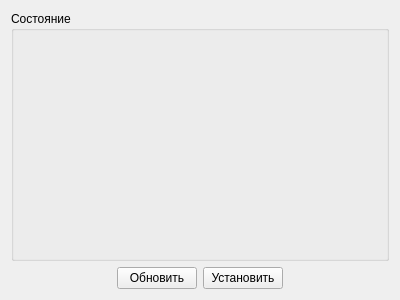
<?xml version="1.0" encoding="UTF-8"?>
<ui version="4.0">
 <class>MainTabForm</class>
 <widget class="QWidget" name="MainTabForm">
  <property name="geometry">
   <rect>
    <x>0</x>
    <y>0</y>
    <width>400</width>
    <height>300</height>
   </rect>
  </property>
  <property name="windowTitle">
   <string>Form</string>
  </property>
  <layout class="QVBoxLayout" name="verticalLayout">
   <item>
    <widget class="QGroupBox" name="groupBox">
     <property name="sizePolicy">
      <sizepolicy hsizetype="Preferred" vsizetype="Preferred">
       <horstretch>0</horstretch>
       <verstretch>1</verstretch>
      </sizepolicy>
     </property>
     <property name="title">
      <string>Состояние</string>
     </property>
     <layout class="QGridLayout" name="stateLayout"/>
    </widget>
   </item>
   <item>
    <layout class="QHBoxLayout" name="horizontalLayout">
     <item>
      <spacer name="horizontalSpacer">
       <property name="orientation">
        <enum>Qt::Horizontal</enum>
       </property>
       <property name="sizeHint" stdset="0">
        <size>
         <width>40</width>
         <height>20</height>
        </size>
       </property>
      </spacer>
     </item>
     <item>
      <widget class="QPushButton" name="updateStateButton">
       <property name="toolTip">
        <string>Обновить состояние</string>
       </property>
       <property name="text">
        <string>Обновить</string>
       </property>
      </widget>
     </item>
     <item>
      <widget class="QPushButton" name="installAllButton">
       <property name="toolTip">
        <string>Установить все</string>
       </property>
       <property name="text">
        <string>Установить</string>
       </property>
      </widget>
     </item>
     <item>
      <spacer name="horizontalSpacer_2">
       <property name="orientation">
        <enum>Qt::Horizontal</enum>
       </property>
       <property name="sizeHint" stdset="0">
        <size>
         <width>40</width>
         <height>20</height>
        </size>
       </property>
      </spacer>
     </item>
    </layout>
   </item>
  </layout>
 </widget>
 <resources/>
 <connections/>
</ui>
